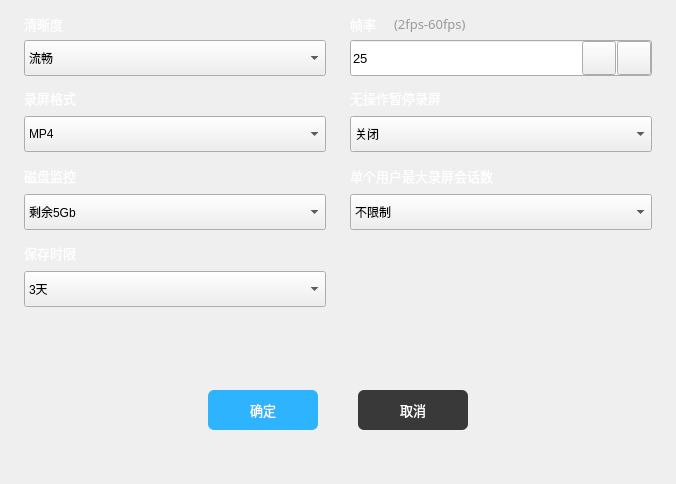
    <widget class="QWidget" name="ConfigBody" native="true">
     <property name="geometry">
      <rect>
       <x>296</x>
       <y>0</y>
       <width>676</width>
       <height>484</height>
      </rect>
     </property>
     <property name="mouseTracking">
      <bool>true</bool>
     </property>
     <property name="focusPolicy">
      <enum>Qt::ClickFocus</enum>
     </property>
     <property name="styleSheet">
      <string notr="true">QWidget#ConfigBody{
background-color:#2d2d2d;
border-radius:4px;
}</string>
     </property>
     <widget class="QLabel" name="label_9">
      <property name="geometry">
       <rect>
        <x>350</x>
        <y>16</y>
        <width>41</width>
        <height>16</height>
       </rect>
      </property>
      <property name="font">
       <font>
        <family>Sans Serif</family>
        <pointsize>10</pointsize>
       </font>
      </property>
      <property name="styleSheet">
       <string notr="true">color:#fff</string>
      </property>
      <property name="text">
       <string>帧率</string>
      </property>
     </widget>
     <widget class="QLabel" name="label_10">
      <property name="geometry">
       <rect>
        <x>24</x>
        <y>16</y>
        <width>61</width>
        <height>16</height>
       </rect>
      </property>
      <property name="font">
       <font>
        <family>Sans Serif</family>
        <pointsize>10</pointsize>
       </font>
      </property>
      <property name="styleSheet">
       <string notr="true">color:#fff</string>
      </property>
      <property name="text">
       <string>清晰度</string>
      </property>
     </widget>
     <widget class="QComboBox" name="clarityBox">
      <property name="geometry">
       <rect>
        <x>24</x>
        <y>40</y>
        <width>302</width>
        <height>36</height>
       </rect>
      </property>
      <property name="styleSheet">
       <string notr="true"/>
      </property>
      <property name="iconSize">
       <size>
        <width>30</width>
        <height>30</height>
       </size>
      </property>
      <item>
       <property name="text">
        <string>流畅</string>
       </property>
      </item>
      <item>
       <property name="text">
        <string>清晰</string>
       </property>
      </item>
      <item>
       <property name="text">
        <string>高清</string>
       </property>
      </item>
     </widget>
     <widget class="QLabel" name="label_11">
      <property name="geometry">
       <rect>
        <x>394</x>
        <y>16</y>
        <width>101</width>
        <height>16</height>
       </rect>
      </property>
      <property name="font">
       <font>
        <family>Sans Serif</family>
        <pointsize>10</pointsize>
       </font>
      </property>
      <property name="styleSheet">
       <string notr="true">color:#999999;</string>
      </property>
      <property name="text">
       <string>(2fps-60fps)</string>
      </property>
     </widget>
     <widget class="QComboBox" name="typeBox">
      <property name="geometry">
       <rect>
        <x>24</x>
        <y>116</y>
        <width>302</width>
        <height>36</height>
       </rect>
      </property>
      <property name="styleSheet">
       <string notr="true"/>
      </property>
      <property name="iconSize">
       <size>
        <width>30</width>
        <height>30</height>
       </size>
      </property>
      <item>
       <property name="text">
        <string>MP4</string>
       </property>
      </item>
      <item>
       <property name="text">
        <string>OGV</string>
       </property>
      </item>
     </widget>
     <widget class="QLabel" name="label_13">
      <property name="geometry">
       <rect>
        <x>24</x>
        <y>90</y>
        <width>101</width>
        <height>16</height>
       </rect>
      </property>
      <property name="font">
       <font>
        <family>Sans Serif</family>
        <pointsize>10</pointsize>
       </font>
      </property>
      <property name="styleSheet">
       <string notr="true">color:#fff</string>
      </property>
      <property name="text">
       <string>录屏格式</string>
      </property>
     </widget>
     <widget class="QComboBox" name="pauseBox">
      <property name="geometry">
       <rect>
        <x>350</x>
        <y>116</y>
        <width>302</width>
        <height>36</height>
       </rect>
      </property>
      <property name="iconSize">
       <size>
        <width>30</width>
        <height>30</height>
       </size>
      </property>
      <item>
       <property name="text">
        <string>关闭</string>
       </property>
      </item>
      <item>
       <property name="text">
        <string>5分钟未操作</string>
       </property>
      </item>
      <item>
       <property name="text">
        <string>10分钟未操作</string>
       </property>
      </item>
      <item>
       <property name="text">
        <string>15分钟未操作</string>
       </property>
      </item>
     </widget>
     <widget class="QLabel" name="label_12">
      <property name="geometry">
       <rect>
        <x>350</x>
        <y>90</y>
        <width>121</width>
        <height>16</height>
       </rect>
      </property>
      <property name="font">
       <font>
        <family>Sans Serif</family>
        <pointsize>10</pointsize>
       </font>
      </property>
      <property name="styleSheet">
       <string notr="true">color:#fff</string>
      </property>
      <property name="text">
       <string>无操作暂停录屏</string>
      </property>
     </widget>
     <widget class="QLineEdit" name="fpsEdit">
      <property name="geometry">
       <rect>
        <x>350</x>
        <y>40</y>
        <width>302</width>
        <height>36</height>
       </rect>
      </property>
      <property name="font">
       <font>
        <pointsize>10</pointsize>
       </font>
      </property>
      <property name="inputMethodHints">
       <set>Qt::ImhNone</set>
      </property>
      <property name="text">
       <string>25</string>
      </property>
     </widget>
     <widget class="QPushButton" name="pushButton_2">
      <property name="geometry">
       <rect>
        <x>617</x>
        <y>41</y>
        <width>34</width>
        <height>34</height>
       </rect>
      </property>
      <property name="font">
       <font>
        <pointsize>10</pointsize>
       </font>
      </property>
      <property name="styleSheet">
       <string notr="true"/>
      </property>
      <property name="text">
       <string/>
      </property>
      <property name="icon">
       <iconset resource="../data/src.qrc">
        <normaloff>:/images/icon_plus_pre.svg</normaloff>:/images/icon_plus_pre.svg</iconset>
      </property>
      <property name="iconSize">
       <size>
        <width>15</width>
        <height>15</height>
       </size>
      </property>
     </widget>
     <widget class="QPushButton" name="pushButton_3">
      <property name="geometry">
       <rect>
        <x>582</x>
        <y>41</y>
        <width>34</width>
        <height>34</height>
       </rect>
      </property>
      <property name="styleSheet">
       <string notr="true"/>
      </property>
      <property name="text">
       <string/>
      </property>
      <property name="icon">
       <iconset resource="../data/src.qrc">
        <normaloff>:/images/icon_Less_pre.svg</normaloff>:/images/icon_Less_pre.svg</iconset>
      </property>
      <property name="iconSize">
       <size>
        <width>14</width>
        <height>14</height>
       </size>
      </property>
     </widget>
     <widget class="QComboBox" name="freeSpaceBox">
      <property name="geometry">
       <rect>
        <x>24</x>
        <y>194</y>
        <width>302</width>
        <height>36</height>
       </rect>
      </property>
      <item>
       <property name="text">
        <string>剩余5Gb</string>
       </property>
      </item>
      <item>
       <property name="text">
        <string>剩余10Gb</string>
       </property>
      </item>
      <item>
       <property name="text">
        <string>剩余15Gb</string>
       </property>
      </item>
      <item>
       <property name="text">
        <string>剩余20Gb</string>
       </property>
      </item>
     </widget>
     <widget class="QLabel" name="label_14">
      <property name="geometry">
       <rect>
        <x>24</x>
        <y>168</y>
        <width>101</width>
        <height>16</height>
       </rect>
      </property>
      <property name="font">
       <font>
        <family>Sans Serif</family>
        <pointsize>10</pointsize>
       </font>
      </property>
      <property name="styleSheet">
       <string notr="true">color:#fff</string>
      </property>
      <property name="text">
       <string>磁盘监控</string>
      </property>
     </widget>
     <widget class="QComboBox" name="maxRecordBox">
      <property name="geometry">
       <rect>
        <x>350</x>
        <y>194</y>
        <width>302</width>
        <height>36</height>
       </rect>
      </property>
      <property name="iconSize">
       <size>
        <width>30</width>
        <height>30</height>
       </size>
      </property>
      <item>
       <property name="text">
        <string>不限制</string>
       </property>
      </item>
      <item>
       <property name="text">
        <string>1</string>
       </property>
      </item>
      <item>
       <property name="text">
        <string>3</string>
       </property>
      </item>
      <item>
       <property name="text">
        <string>5</string>
       </property>
      </item>
     </widget>
     <widget class="QLabel" name="label_15">
      <property name="geometry">
       <rect>
        <x>350</x>
        <y>168</y>
        <width>161</width>
        <height>16</height>
       </rect>
      </property>
      <property name="font">
       <font>
        <family>Sans Serif</family>
        <pointsize>10</pointsize>
       </font>
      </property>
      <property name="styleSheet">
       <string notr="true">color:#fff</string>
      </property>
      <property name="text">
       <string>单个用户最大录屏会话数</string>
      </property>
     </widget>
     <widget class="QComboBox" name="keepTimeBox">
      <property name="geometry">
       <rect>
        <x>24</x>
        <y>271</y>
        <width>302</width>
        <height>36</height>
       </rect>
      </property>
      <property name="iconSize">
       <size>
        <width>30</width>
        <height>30</height>
       </size>
      </property>
      <item>
       <property name="text">
        <string>3天</string>
       </property>
      </item>
      <item>
       <property name="text">
        <string>7天</string>
       </property>
      </item>
      <item>
       <property name="text">
        <string>15天</string>
       </property>
      </item>
      <item>
       <property name="text">
        <string>30天</string>
       </property>
      </item>
     </widget>
     <widget class="QLabel" name="label_16">
      <property name="geometry">
       <rect>
        <x>24</x>
        <y>245</y>
        <width>101</width>
        <height>16</height>
       </rect>
      </property>
      <property name="font">
       <font>
        <family>Sans Serif</family>
        <pointsize>10</pointsize>
       </font>
      </property>
      <property name="styleSheet">
       <string notr="true">color:#fff</string>
      </property>
      <property name="text">
       <string>保存时限</string>
      </property>
     </widget>
     <widget class="QPushButton" name="acceptBtn">
      <property name="geometry">
       <rect>
        <x>208</x>
        <y>390</y>
        <width>110</width>
        <height>40</height>
       </rect>
      </property>
      <property name="font">
       <font>
        <pointsize>10</pointsize>
        <weight>50</weight>
        <italic>false</italic>
        <bold>false</bold>
       </font>
      </property>
      <property name="styleSheet">
       <string notr="true">QPushButton#acceptBtn{
background-color:#2eb3ff;
border:none;
color:#fff;
border-radius:6px;
}

QPushButton#acceptBtn:hover{
background-color:#3fc4ff;
border:none;
color:#fff;
border-radius:6px;
}

QPushButton#acceptBtn:pressed{
background-color:#1da2ff;
border:none;
color:#fff;
border-radius:6px;
}</string>
      </property>
      <property name="text">
       <string>确定</string>
      </property>
     </widget>
     <widget class="QPushButton" name="cancelBtn">
      <property name="geometry">
       <rect>
        <x>358</x>
        <y>390</y>
        <width>110</width>
        <height>40</height>
       </rect>
      </property>
      <property name="font">
       <font>
        <family>Sans Serif</family>
        <pointsize>10</pointsize>
       </font>
      </property>
      <property name="styleSheet">
       <string notr="true">QPushButton#cancelBtn{
border:none;
color:#fff;
background-color:#393939;
border-radius:6px;
}

QPushButton#cancelBtn:hover{
background-color:#464646;
border:none;
color:#fff;
border-radius:6px;
}

QPushButton#cancelBtn:pressed{
background-color:#343434;
border:none;
color:#fff;
border-radius:6px;
}</string>
      </property>
      <property name="text">
       <string>取消</string>
      </property>
     </widget>
    </widget>
